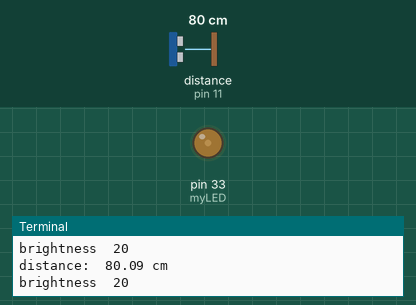
Simulated run of this program. Board: Raspberry Pi (header pin numbers). Shown: output pins drawn as LEDs (lit = HIGH), the last lines printed to the terminal. Inputs (shaded band) come from the test bench; at power-on: distance to the obstacle (sensor on pin 11) 80 cm. The echo pulse lasts 58.3 µs per cm; the clock reads 2024-03-15 10:24:30 at power-on unless the program sets it; pins used as bus, display or sensor lines are not drawn.

Above: at 1.2 s.
1.3 s: distance to the obstacle (sensor on pin 11) set to 2 cm
At 2.6 s:
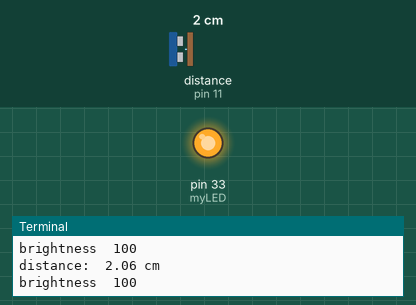
2.9 s: distance to the obstacle (sensor on pin 11) set to 18 cm
At 4.1 s:
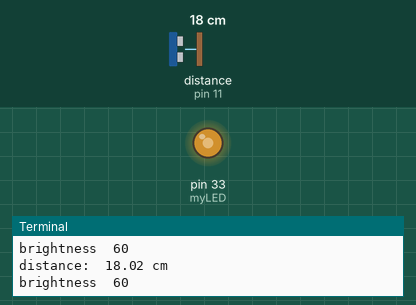
4.4 s: distance to the obstacle (sensor on pin 11) set to 35 cm
At 5.6 s:
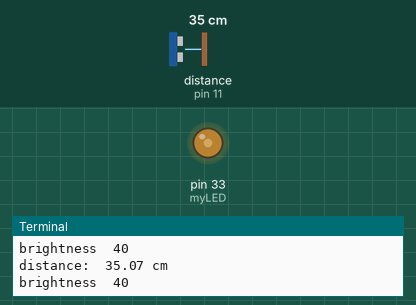
5.9 s: distance to the obstacle (sensor on pin 11) set to 4 cm
At 6.2 s:
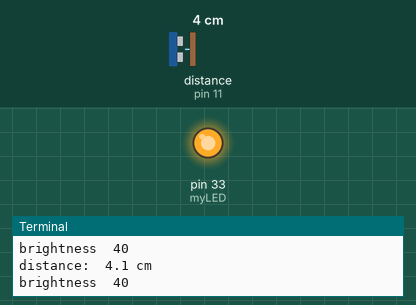
7.4 s: distance to the obstacle (sensor on pin 11) set to 60 cm
At 8.9 s:
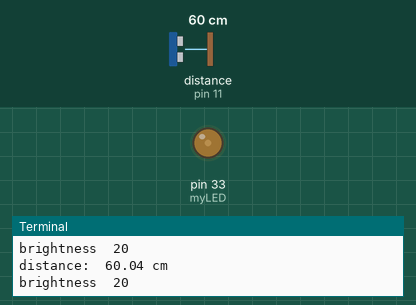
Timing chart, 0 to 9.9 s (numbered marks = the images above; inputs shaded):
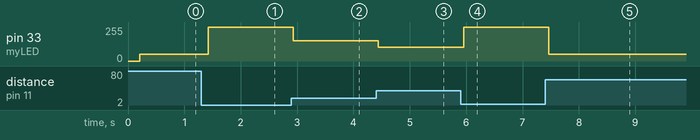

Measured:
- after the input at 1.3 s, pin 33 (myLED): 51/255 → 255/255 after 0.12 s
- after the input at 2.9 s, pin 33 (myLED): 255/255 → 153/255 at once
- after the input at 4.4 s, pin 33 (myLED): 153/255 → 102/255 at once
- after the input at 5.9 s, pin 33 (myLED): 102/255 → 255/255 after 0.06 s
- after the input at 7.4 s, pin 33 (myLED): 255/255 → 51/255 after 0.07 s

The program:

distance_measure.py
```python
import RPi.GPIO as GPIO
import time

GPIO.setmode(GPIO.BOARD)
GPIO.setwarnings(False)

ECHO=11
Trig=7
LED =33
GPIO.setup(LED,GPIO.OUT)
brightness =0 #initialise the brightness with 0
myLED=GPIO.PWM(33,100)
myLED.start(0)


def updateDistance():
	GPIO.setup(Trig,GPIO.OUT)
	GPIO.setup(ECHO,GPIO.IN)
	GPIO.output(Trig,GPIO.LOW)

	time.sleep(0.2)

	GPIO.output(Trig,GPIO.HIGH)
	time.sleep(0.00001)
	GPIO.output(Trig,GPIO.LOW)
	while GPIO.input(ECHO)==0:
		pulse_start = time.time()
	while GPIO.input(ECHO)==1:
		pulse_end= time.time()
	pulse_duration= pulse_end - pulse_start
	distance = round(pulse_duration * 17150, 2)
	print("distance: ",distance,"cm")
	return distance

def adjustLEDBrightness(distance):

	global brightness
	print("brightness ",brightness)
	global myLED
	pauseTime=0.010
	if (distance <= 5) :
		brightness = 100
	elif (distance > 5 and distance < 10):
		brightness =80
	elif (distance >10 and distance < 20):
		brightness =60
	elif (distance >20 and distance <50 ):
		brightness = 40
	elif (distance > 50 and distance <100):
		brightness=20
	elif (distance >100):
		brightness =0

	myLED.ChangeDutyCycle(brightness)
	time.sleep(0.10)


try:
  while 1:
    distance = updateDistance()
    adjustLEDBrightness(distance)


except KeyboardInterrupt:
    print("stopped")
    GPIO.cleanup()
```
